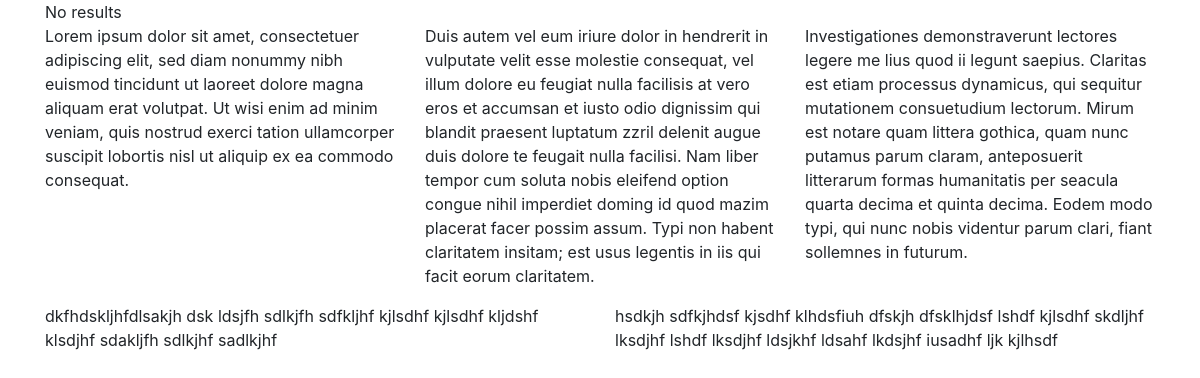
/contact, run on an earlier commit of the app's database.
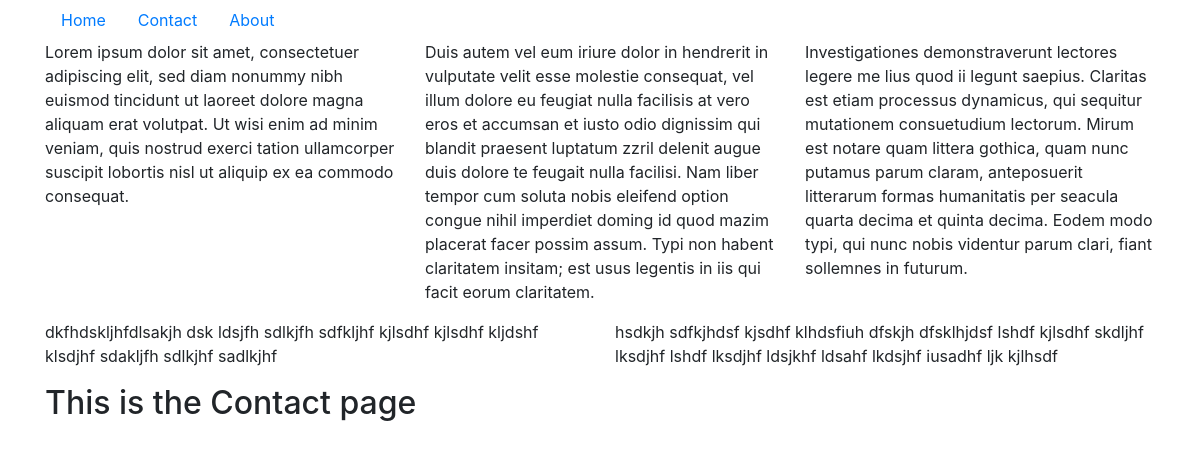
And on a later commit of the database.
### tables this page shows
CREATE TABLE IF NOT EXISTS `content` (
  `id` int(1) NOT NULL AUTO_INCREMENT,
  `content` varchar(10000) NOT NULL,
  `link` varchar(20) NOT NULL,
  `item_order` int(1) NOT NULL,
  PRIMARY KEY (`id`)
);

CREATE TABLE IF NOT EXISTS `nav` (
  `id` int(1) NOT NULL AUTO_INCREMENT,
  `title` varchar(20) NOT NULL,
  `link` varchar(100) NOT NULL,
  PRIMARY KEY (`id`)
);

### content.php (the view)
<?php
$sql = "SELECT * FROM content WHERE link='".$pageid."'";
$result = $conn->query($sql);
if ($result->num_rows > 0){
    while($row = $result->fetch_assoc()){
        echo $row["content"];
    }
} else {
    echo "No results";
}
?>

### public/index.php (shortened to what this page needs)
<?php
require_once("../connect.php");
    $uriSegments = explode("/", parse_url($_SERVER['REQUEST_URI'], PHP_URL_PATH));
    $thisPage = array_pop($uriSegments);
    $pageid = $thisPage;
?>
<!DOCTYPE html>
<html lang="en">
<head>
    <?php include_once("../head.php"); ?>
</head>
<body>
    <div class="container">
        <div class="row">
            <div class="col-sm-12">
                <?php require_once("../nav.php"); ?>
            </div>
        </div>
        <?php
            include("../content.php");
        ?>
    </div>
</body>
</html>

### head.php (shortened to what this page needs)
<link rel="stylesheet" href="https://stackpath.bootstrapcdn.com/bootstrap/4.1.3/css/bootstrap.min.css" type="text/css" />

### nav.php
<?php
echo "<ul class='nav'>";
$sql = "SELECT * FROM nav";
$result = $conn->query($sql);
if ($result->num_rows > 0){
    while($row = $result->fetch_assoc()){
        echo "<li class='nav-item'><a class='nav-link' href='".$row["link"]."'>".$row["title"]."</a></li>";
    }
} else {
    echo "No results";
}
echo "</ul>";
?>

What changed in the data, as far as the page shows it:
added nav: title "Home"
added nav: title "Contact"
added nav: title "About"
added content: content "This is the Contact page"
Also different on the page:
text no longer shown: "No results"
